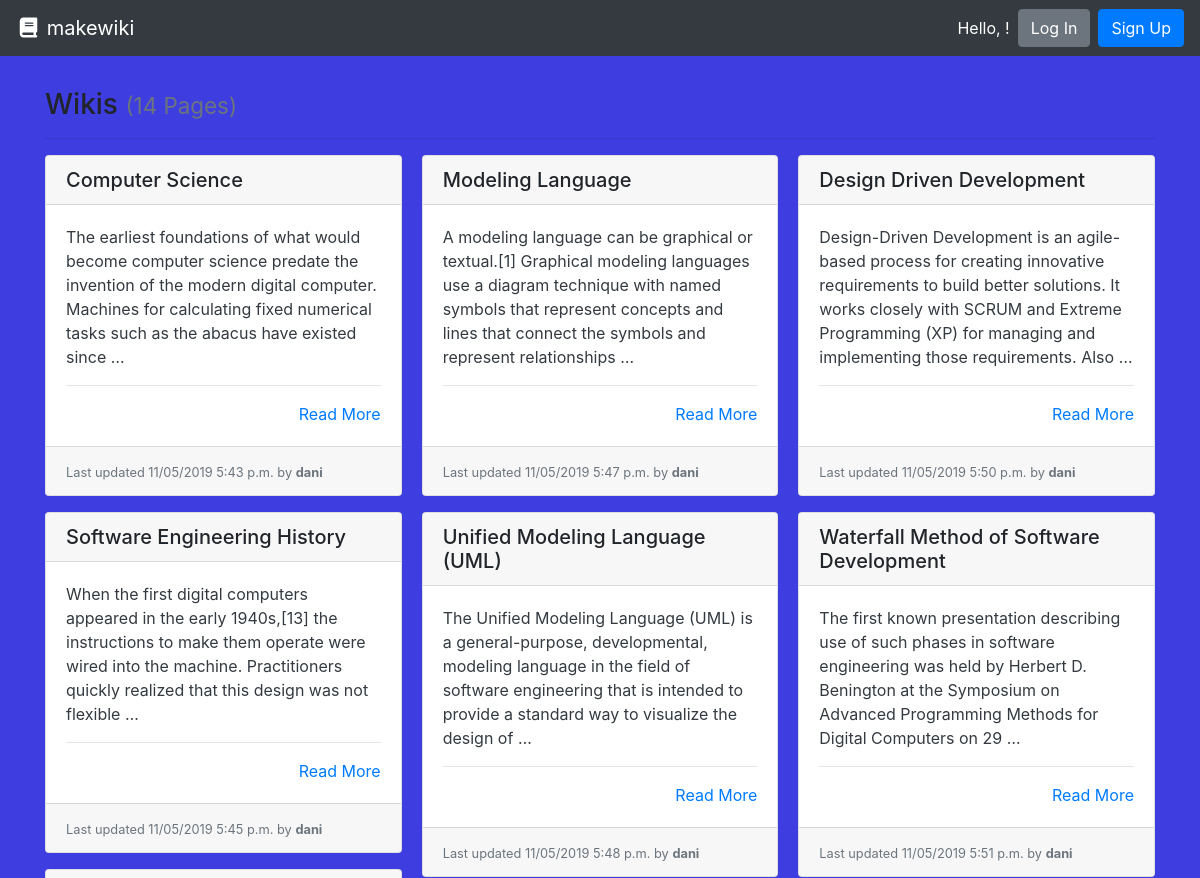
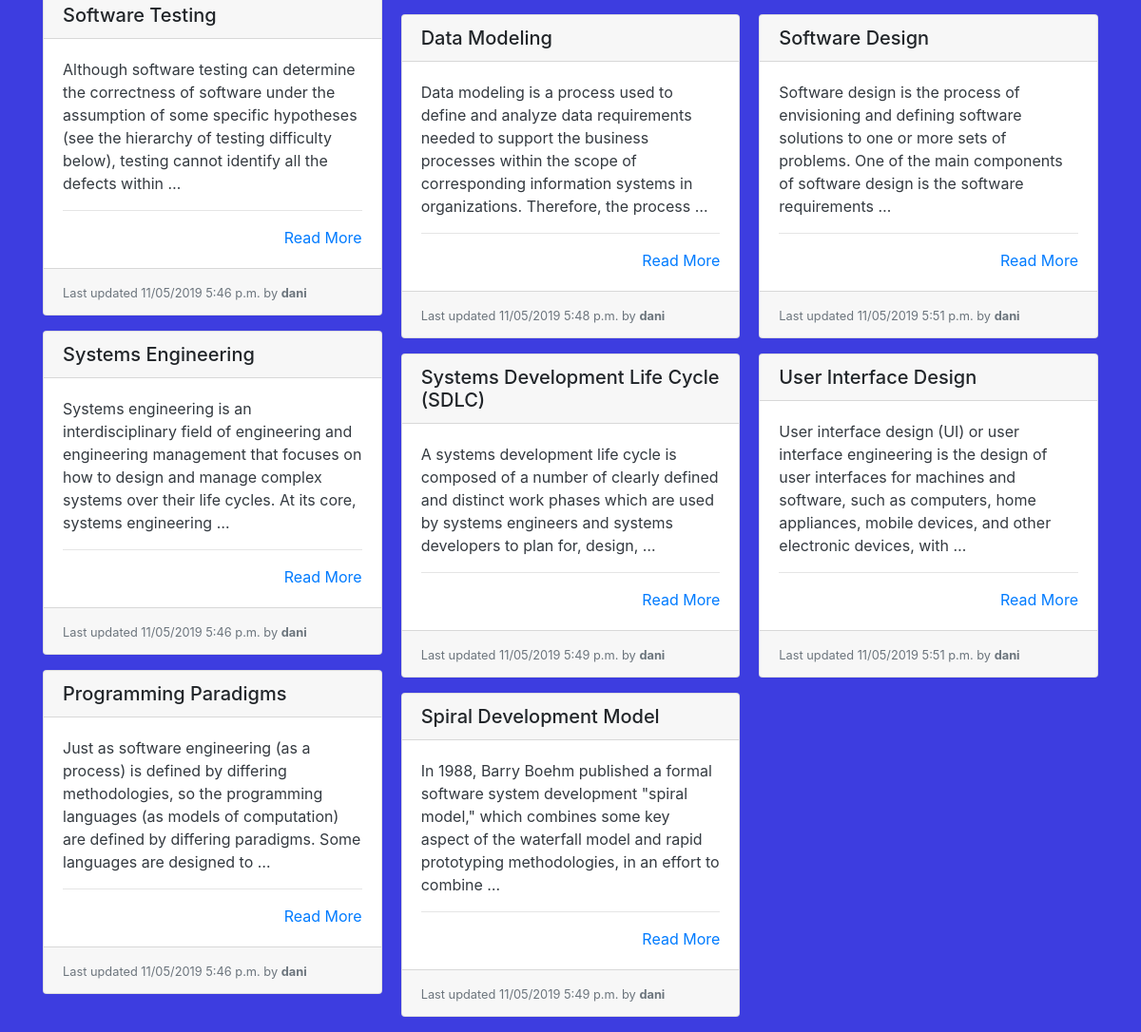
The app's page /, older data (2 pictures, top to bottom).
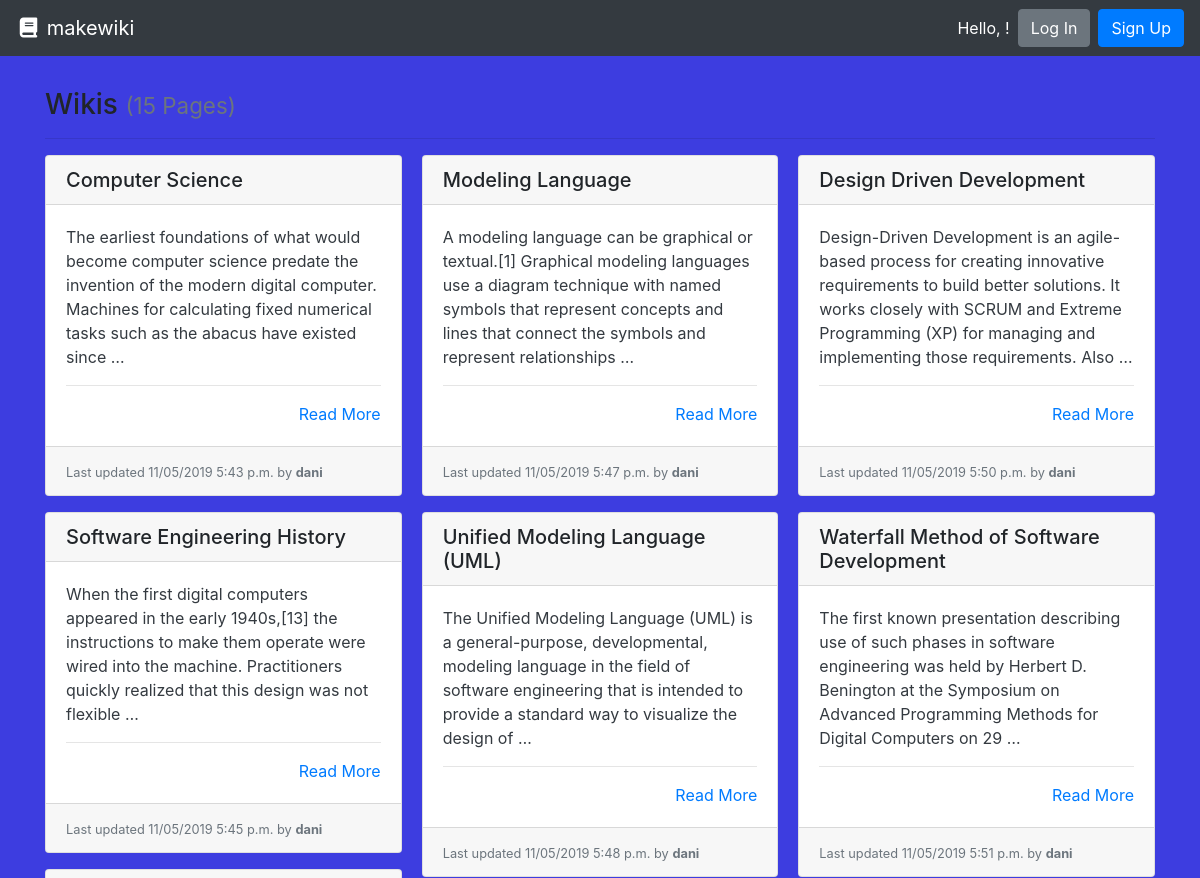
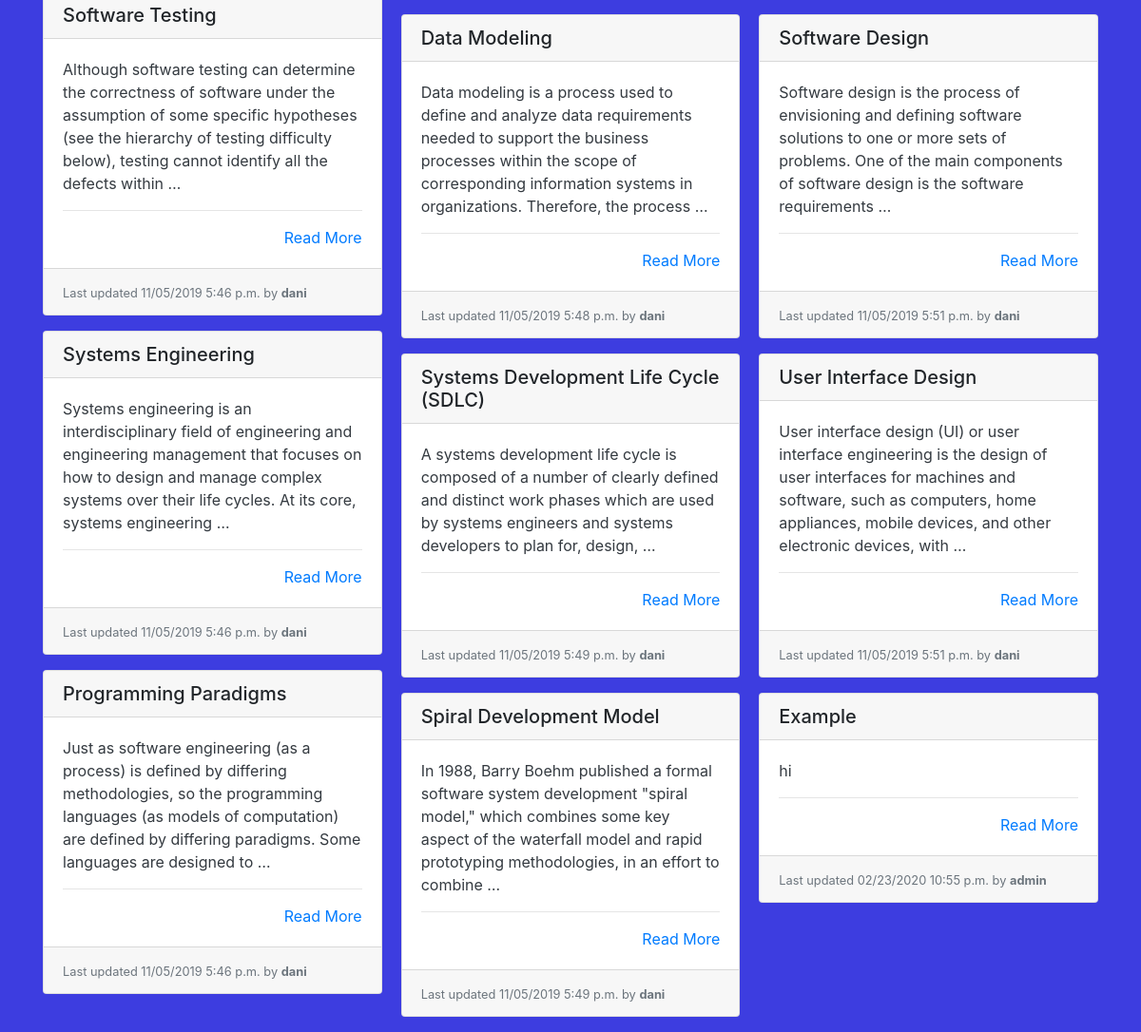
The same page, newer data (2 pictures, top to bottom).
### wiki/models.py (models this page shows, shortened)
class Page(models.Model):
    title = models.CharField(max_length=settings.WIKI_PAGE_TITLE_MAX_LENGTH, unique=True,
                             help_text="Title of your page.")
    author = models.ForeignKey(User, on_delete=models.PROTECT,
                               help_text="The user that posted this article.")
    slug = models.CharField(max_length=settings.WIKI_PAGE_TITLE_MAX_LENGTH, blank=True, editable=False,
                            help_text="Unique URL path to access this page. Generated by the system.")
    content = models.TextField(
        help_text="Write the content of your page here.")
    created = models.DateTimeField(auto_now_add=True,
                                   help_text="The date and time this page was created. Automatically generated when the model saves.")
    modified = models.DateTimeField(auto_now=True,
                                    help_text="The date and time this page was updated. Automatically generated when the model updates.")

### wiki/views.py (the view)
# urls.py: path('', PageListView.as_view(), name='wiki-list-page'),
class PageListView(ListView):
    model = Page
    def get(self, request):
        pages = self.get_queryset().all()
        return render(request, 'list.html', {'pages': pages})

### wiki/templates/list.html
{% extends "base.html" %}
{% load static %}
{% block content %}
  <h3>Wikis {% if pages %}<small class="text-muted">({{ pages|length }} Page{{ pages|length|pluralize:"s" }})</small>{% endif %}</h3>
  <hr>
  {% if pages %}
    <div class="card-columns">
      {% for page in pages %}
        {% include "partials/card.html" %}
      {% endfor %}
    </div>
  {% else %}
    <div class="alert alert-primary" role="alert">No pages to display.</div>
  {% endif %}
{% endblock %}

### wiki/templates/partials/card.html
<div class="card mb-3">
  <h5 class="card-header ">{{ page.title }}</h5>
  <div class="card-body border-dark">
    <p class="card-text text-dark">
      {{ page.content|truncatewords_html:30 }}
      <hr>
      <div class="text-right"><a href="{% url 'wiki-details-page' page.slug %}" title="Read More">Read More</a></div>
  </div>
  <div class="card-footer">
    <small class="text-muted">Last updated {{ page.modified|date:"SHORT_DATETIME_FORMAT" }} by <b>{{ page.author.username }}</b></small>
  </div>
</div>

Row changes from the older to the newer data that the page shows:
added Page: title "Example", content "hi", modified "02/23/2020 10:55 p.m.", author.username "admin"
Text that changed along with them:
{{ pages|length }}: "14" → "15"
